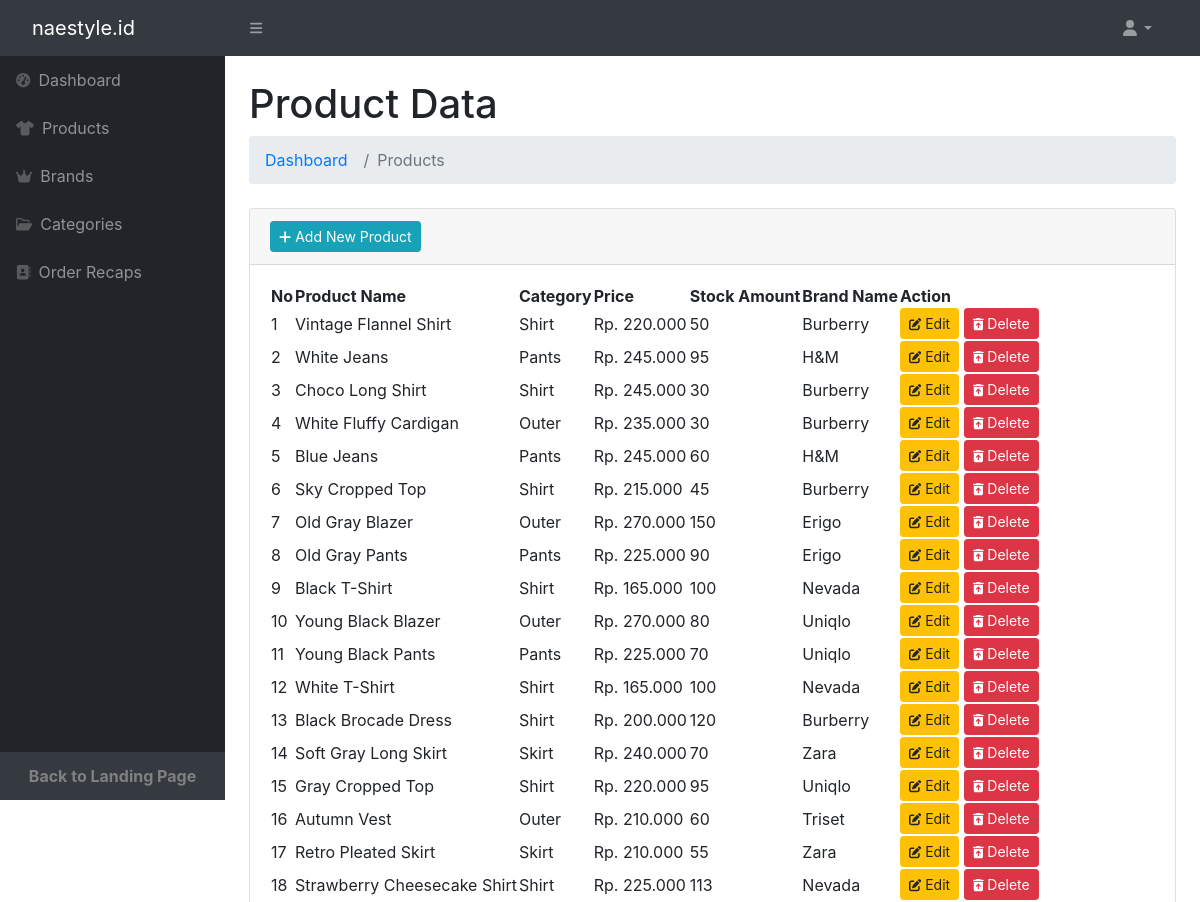
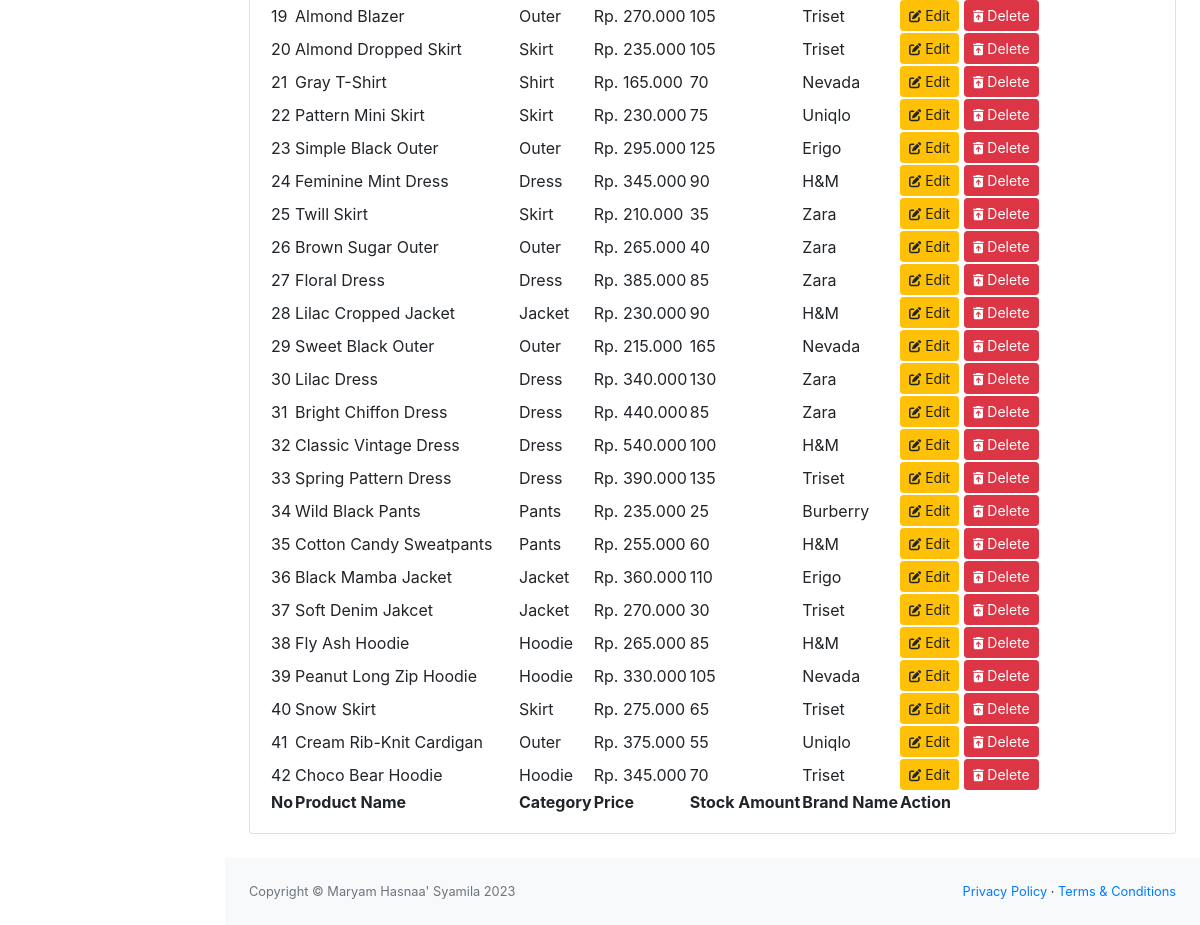
The page /naestyle_id/admin_backend/produk.php on the database its author committed (2 pictures, top to bottom).
### tables this page shows
CREATE TABLE `pakaian` (
  `id` int(11) NOT NULL,
  `nama` varchar(45) NOT NULL,
  `ukuran` varchar(45) DEFAULT NULL,
  `warna` varchar(45) DEFAULT NULL,
  `stok` int(11) NOT NULL,
  `harga` int(32) DEFAULT NULL,
  `tipe_pakaian_id` int(45) DEFAULT NULL,
  `brand_id` int(11) NOT NULL,
  `deskripsi` text NOT NULL,
  `foto` text NOT NULL
);

CREATE TABLE `tipe_pakaian` (
  `id` int(11) NOT NULL,
  `tipe` varchar(45) DEFAULT NULL
);

CREATE TABLE `brand` (
  `id` int(11) NOT NULL,
  `brand` varchar(100) NOT NULL
);

### naestyle_id/admin_backend/produk.php (the view)
<?php
include_once('header.php');
include_once('navbar.php');
?>
<main>
    <div class="container-fluid px-4">
        <h1 class="mt-4">Product Data</h1>
        <ol class="breadcrumb mb-4">
            <li class="breadcrumb-item"><a href="index.php">Dashboard</a></li>
            <li class="breadcrumb-item active">Products</li>
        </ol>
        <div class="card mb-4">
            <div class="card-header">
                <a href="create-produk.php" class="btn btn-info btn-sm"><i class="fas fa-plus"></i> Add New Product</a>
            </div>
            <div class="card-body">
                <table id="datatablesSimple">
                    <thead>
                        <tr>
                            <th>No</th>
                            <th>Product Name</th>
                            <th>Category</th>
                            <th>Price</th>
                            <th>Stock Amount</th>
                            <th>Brand Name</th>
                            <th>Action</th>
                        </tr>
                    </thead>
                    <tfoot>
                        <tr>
                            <th>No</th>
                            <th>Product Name</th>
                            <th>Category</th>
                            <th>Price</th>
                            <th>Stock Amount</th>
                            <th>Brand Name</th>
                            <th>Action</th>
                        </tr>
                    </tfoot>
                    <tbody>
                        <?php
                        $no = 1;
                        $sql = "SELECT pakaian.*, tipe_pakaian.tipe, brand.brand FROM pakaian INNER JOIN  tipe_pakaian ON tipe_pakaian.id = pakaian.tipe_pakaian_id INNER JOIN brand ON brand.id = pakaian.brand_id";
                        $st = $dbh->prepare($sql);
                        $st->execute();
                        $data = $st->fetchAll();
                        foreach ($data as $rs){
                        ?>
                        <tr>
                            <td><?= $no++ ?></td>
                            <td><?= $rs['nama'] ?></td>
                            <td><?= $rs['tipe'] ?></td>
                            <td>Rp. <?= number_format($rs['harga'], 0, ',', '.');?></td>
                            <td><?= $rs['stok'] ?></td>
                            <td><?= $rs['brand'] ?></td>
                            <td>
                                <a href="edit-produk.php?idedit=<?= $rs['id'] ?>" class="btn btn-warning btn-sm"><i class="fa-solid fa-pen-to-square fa-sm"></i> Edit</a>
                                <a href="edit-produk.php?iddel=<?= $rs['id'] ?>" class="btn btn-danger btn-sm"><i class="fa-solid fa-trash-can-arrow-up fa-sm"></i> Delete</a>
                            </td>
                        </tr>
                        <?php } ?>
                    </tbody>
                </table>
            </div>
        </div>
    </div>
</main>
<?php include_once('footer.php') ?>

### rows shown on the page
pakaian: nama "Vintage Flannel Shirt", tipe_pakaian.tipe "Shirt", harga "220.000", stok "50", brand.brand "Burberry"
pakaian: nama "White Jeans", tipe_pakaian.tipe "Pants", harga "245.000", stok "95", brand.brand "H&M"
pakaian: nama "Choco Long Shirt", tipe_pakaian.tipe "Shirt", harga "245.000", stok "30", brand.brand "Burberry"
pakaian: nama "White Fluffy Cardigan", tipe_pakaian.tipe "Outer", harga "235.000", stok "30", brand.brand "Burberry"
pakaian: nama "Blue Jeans", tipe_pakaian.tipe "Pants", harga "245.000", stok "60", brand.brand "H&M"
pakaian: nama "Sky Cropped Top", tipe_pakaian.tipe "Shirt", harga "215.000", stok "45", brand.brand "Burberry"
pakaian: nama "Old Gray Blazer", tipe_pakaian.tipe "Outer", harga "270.000", stok "150", brand.brand "Erigo"
pakaian: nama "Old Gray Pants", tipe_pakaian.tipe "Pants", harga "225.000", stok "90", brand.brand "Erigo"
pakaian: nama "Black T-Shirt", tipe_pakaian.tipe "Shirt", harga "165.000", stok "100", brand.brand "Nevada"
pakaian: nama "Young Black Blazer", tipe_pakaian.tipe "Outer", harga "270.000", stok "80", brand.brand "Uniqlo"
pakaian: nama "Young Black Pants", tipe_pakaian.tipe "Pants", harga "225.000", stok "70", brand.brand "Uniqlo"
pakaian: nama "White T-Shirt", tipe_pakaian.tipe "Shirt", harga "165.000", stok "100", brand.brand "Nevada"
pakaian: nama "Black Brocade Dress", tipe_pakaian.tipe "Shirt", harga "200.000", stok "120", brand.brand "Burberry"
pakaian: nama "Soft Gray Long Skirt", tipe_pakaian.tipe "Skirt", harga "240.000", stok "70", brand.brand "Zara"
pakaian: nama "Gray Cropped Top", tipe_pakaian.tipe "Shirt", harga "220.000", stok "95", brand.brand "Uniqlo"
pakaian: nama "Autumn Vest", tipe_pakaian.tipe "Outer", harga "210.000", stok "60", brand.brand "Triset"
pakaian: nama "Retro Pleated Skirt", tipe_pakaian.tipe "Skirt", harga "210.000", stok "55", brand.brand "Zara"
pakaian: nama "Strawberry Cheesecake Shirt", tipe_pakaian.tipe "Shirt", harga "225.000", stok "113", brand.brand "Nevada"
pakaian: nama "Almond Blazer", tipe_pakaian.tipe "Outer", harga "270.000", stok "105", brand.brand "Triset"
pakaian: nama "Almond Dropped Skirt", tipe_pakaian.tipe "Skirt", harga "235.000", stok "105", brand.brand "Triset"
pakaian: nama "Gray T-Shirt", tipe_pakaian.tipe "Shirt", harga "165.000", stok "70", brand.brand "Nevada"
pakaian: nama "Pattern Mini Skirt", tipe_pakaian.tipe "Skirt", harga "230.000", stok "75", brand.brand "Uniqlo"
pakaian: nama "Simple Black Outer", tipe_pakaian.tipe "Outer", harga "295.000", stok "125", brand.brand "Erigo"
pakaian: nama "Feminine Mint Dress", tipe_pakaian.tipe "Dress", harga "345.000", stok "90", brand.brand "H&M"
pakaian: nama "Twill Skirt", tipe_pakaian.tipe "Skirt", harga "210.000", stok "35", brand.brand "Zara"
pakaian: nama "Brown Sugar Outer", tipe_pakaian.tipe "Outer", harga "265.000", stok "40", brand.brand "Zara"
pakaian: nama "Floral Dress", tipe_pakaian.tipe "Dress", harga "385.000", stok "85", brand.brand "Zara"
pakaian: nama "Lilac Cropped Jacket", tipe_pakaian.tipe "Jacket", harga "230.000", stok "90", brand.brand "H&M"
pakaian: nama "Sweet Black Outer", tipe_pakaian.tipe "Outer", harga "215.000", stok "165", brand.brand "Nevada"
pakaian: nama "Lilac Dress", tipe_pakaian.tipe "Dress", harga "340.000", stok "130", brand.brand "Zara"
pakaian: nama "Bright Chiffon Dress", tipe_pakaian.tipe "Dress", harga "440.000", stok "85", brand.brand "Zara"
pakaian: nama "Classic Vintage Dress", tipe_pakaian.tipe "Dress", harga "540.000", stok "100", brand.brand "H&M"
pakaian: nama "Spring Pattern Dress", tipe_pakaian.tipe "Dress", harga "390.000", stok "135", brand.brand "Triset"
pakaian: nama "Wild Black Pants", tipe_pakaian.tipe "Pants", harga "235.000", stok "25", brand.brand "Burberry"
pakaian: nama "Cotton Candy Sweatpants", tipe_pakaian.tipe "Pants", harga "255.000", stok "60", brand.brand "H&M"
pakaian: nama "Black Mamba Jacket", tipe_pakaian.tipe "Jacket", harga "360.000", stok "110", brand.brand "Erigo"
pakaian: nama "Soft Denim Jakcet", tipe_pakaian.tipe "Jacket", harga "270.000", stok "30", brand.brand "Triset"
pakaian: nama "Fly Ash Hoodie", tipe_pakaian.tipe "Hoodie", harga "265.000", stok "85", brand.brand "H&M"
pakaian: nama "Peanut Long Zip Hoodie", tipe_pakaian.tipe "Hoodie", harga "330.000", stok "105", brand.brand "Nevada"
pakaian: nama "Snow Skirt", tipe_pakaian.tipe "Skirt", harga "275.000", stok "65", brand.brand "Triset"
pakaian: nama "Cream Rib-Knit Cardigan", tipe_pakaian.tipe "Outer", harga "375.000", stok "55", brand.brand "Uniqlo"
pakaian: nama "Choco Bear Hoodie", tipe_pakaian.tipe "Hoodie", harga "345.000", stok "70", brand.brand "Triset"
